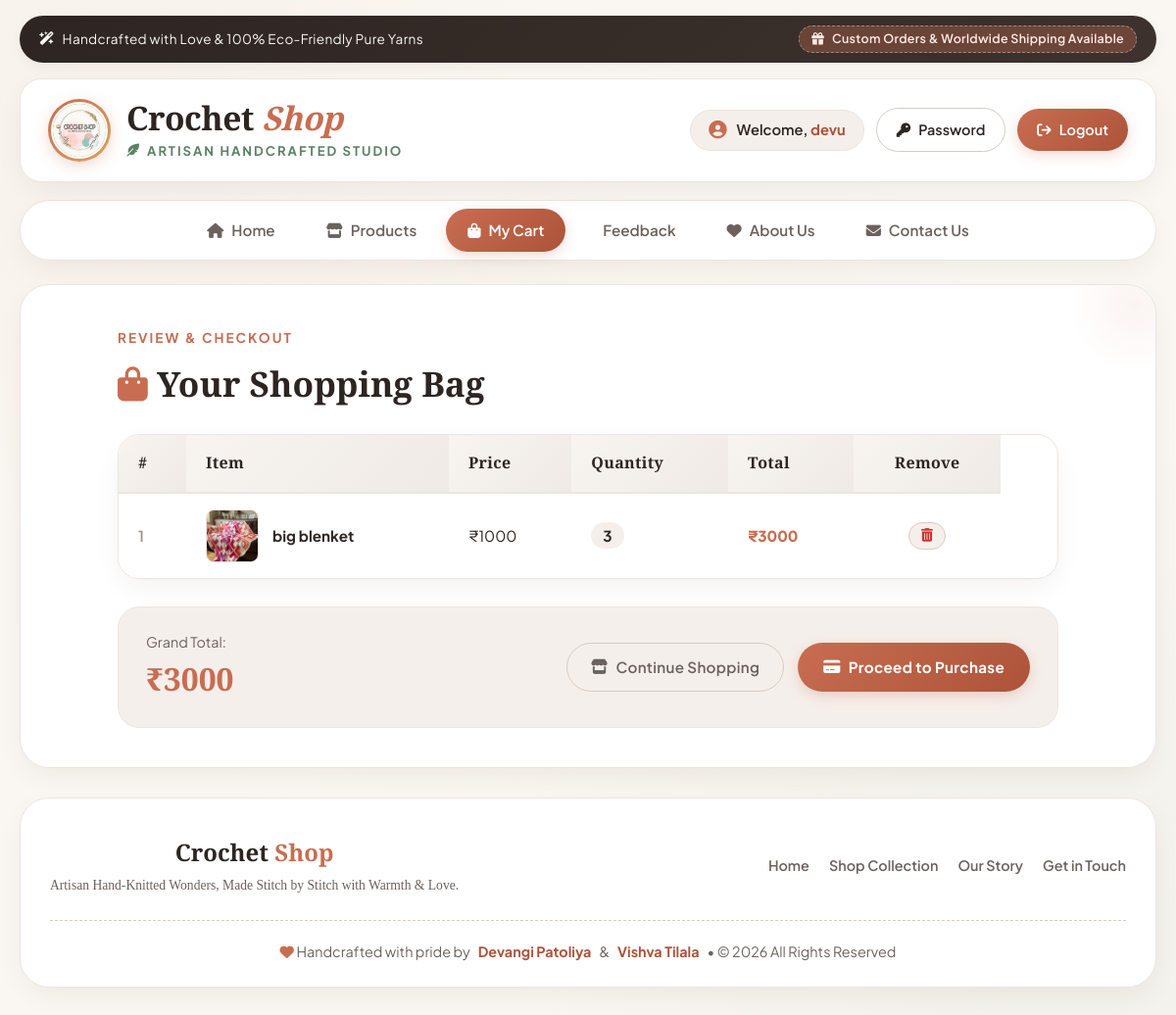
Page /user/index.php?page=procart (signed in) on the committed database.
### tables this page shows
CREATE TABLE `cart_item` (
  `cart_id` int(55) NOT NULL AUTO_INCREMENT,
  `id` int(55) NOT NULL,
  `p_id` int(55) NOT NULL,
  `c_quantity` int(55) NOT NULL,
  `p_detail` text NOT NULL,
  `total` int(50) NOT NULL,
  PRIMARY KEY (`cart_id`)
);

CREATE TABLE `product` (
  `p_id` int(10) NOT NULL AUTO_INCREMENT,
  `c_id` int(10) NOT NULL,
  `p_name` varchar(20) NOT NULL,
  `p_image` varchar(50) NOT NULL,
  `p_price` int(20) NOT NULL,
  `p_quantity` int(20) NOT NULL,
  `p_description` varchar(50) NOT NULL,
  PRIMARY KEY (`p_id`)
);

### user/include/procart.php (the view, shortened to what this page needs)
<?php
	$userId = intval($_SESSION['r_id']);
	$productQuery = "SELECT c.cart_id, p.p_id, p.p_image, p.p_name, p.p_price, c.c_quantity,
					 (p.p_price * c.c_quantity) AS total
					 FROM cart_item c
					 JOIN product p ON c.p_id = p.p_id
					 WHERE c.id = " . $userId;
	$r = mysql_query($productQuery);
?>
<div class="cart-container" style="max-width:960px; margin:0 auto;">
	<div class="section-header" style="text-align:left; margin-bottom:24px;">
		<span class="section-subtitle">Review &amp; Checkout</span>
		<h2 class="section-title"><i class="fa-solid fa-bag-shopping" style="color:var(--primary);"></i> Your Shopping Bag</h2>
	</div>
	<?php
		if($r && mysql_num_rows($r) > 0) {
			$total = 0;
			$lastPid = 0;
			$i = 1;
	?>
	<div style="background:#FFFFFF; border-radius:var(--radius-lg); border:1px solid var(--border-light); overflow:hidden; box-shadow:var(--shadow-card); margin-bottom:28px;">
		<table style="margin:0; box-shadow:none; border-radius:0;">
			<thead>
				<tr>
					<th>#</th>
					<th>Item</th>
					<th>Price</th>
					<th>Quantity</th>
					<th>Total</th>
					<th style="text-align:center;">Remove</th>
				</tr>
			</thead>
			<tbody>
				<?php
					while($row = mysql_fetch_array($r)) {
						$pid = $row['p_id'];
						$lastPid = $pid;
						$itemTotal = $row['p_price'] * $row['c_quantity'];
						$total += $itemTotal;
				?>
				<tr>
					<td style="color:var(--text-muted); font-weight:600;"><?php echo $i; ?></td>
					<td>
						<div style="display:flex; align-items:center; gap:14px;">
							<img src="../uploadfile/<?php echo $row['p_image']; ?>" alt="<?php echo htmlspecialchars($row['p_name']); ?>" style="width:54px; height:54px; border-radius:var(--radius-sm); object-fit:cover; border:1px solid var(--border-light);" onerror="this.onerror=null; this.src='upload/28.png';">
							<span style="font-weight:700; color:var(--text-primary);"><?php echo htmlspecialchars($row['p_name']); ?></span>
						</div>
					</td>
					<td>₹<?php echo $row['p_price']; ?></td>
					<td>
						<span style="background:var(--bg-subtle); padding:4px 12px; border-radius:var(--radius-full); font-weight:700;">
							<?php echo $row['c_quantity']; ?>
						</span>
					</td>
					<td style="font-weight:800; color:var(--primary);">₹<?php echo $itemTotal; ?></td>
					<td style="text-align:center;">
						<a href="action/cartdel.php?p_id=<?php echo $pid; ?>" onclick="return f2();" class="btn btn-secondary" style="padding:6px 12px; font-size:0.85rem; color:#D32F2F !important;" title="Remove Item">
							<i class="fa-solid fa-trash-can"></i>
						</a>
					</td>
				</tr>
				<?php
						$i++;
					}
				?>
			</tbody>
		</table>
	</div>
	<div style="display:flex; justify-content:space-between; align-items:center; flex-wrap:wrap; gap:20px; background:var(--bg-subtle); padding:24px 28px; border-radius:var(--radius-lg); border:1px solid var(--border-light);">
		<div>
			<span style="font-size:0.9rem; color:var(--text-secondary); display:block;">Grand Total:</span>
			<span style="font-family:var(--font-heading); font-size:2rem; font-weight:800; color:var(--primary);">₹<?php echo $total; ?></span>
		</div>
		<div style="display:flex; gap:14px; flex-wrap:wrap;">
			<a href="index.php?page=gallary" class="btn btn-secondary">
				<i class="fa-solid fa-store"></i> Continue Shopping
			</a>
			<a href="index.php?page=billform&p_id=<?php echo $lastPid; ?>&total=<?php echo $total; ?>" class="btn">
				<i class="fa-solid fa-credit-card"></i> Proceed to Purchase
			</a>
		</div>
	</div>
	<?php
		}
	?>
</div>

### user/css/css.css (style rules this page uses)
:root { --primary: #C86D51; --primary-dark: #AC5339; --primary-light: #F7EAE5; --primary-glow: rgba(200, 109, 81, 0.25); --secondary: #5B8266; --secondary-dark: #466750; --secondary-light: #EBF2ED; --accent-gold: #DDA15E; --accent-sand: #BC6C25; --accent-blush: #F4ACB7; --bg-page: #FAF7F2; --bg-surface: #FFFFFF; --bg-card: #FFFFFF; --bg-subtle: #F5EFEB; --text-primary: #2D2522; --text-secondary: #6B625E; --text-muted: #9C938E; --text-inverted: #FFFFFF; --border-light: #ECE5DE; --border-stitch: #D8CCC0; --border-hover: #C86D51; --font-heading: 'Playfair Display', Georgia, serif; --font-body: 'Plus Jakarta Sans', -apple-system, BlinkMacSystemFont, "Segoe UI", Roboto, sans-serif; --font-hand: 'Caveat', cursive; --radius-sm: 8px; --radius-md: 14px; --radius-lg: 22px; --radius-xl: 30px; --radius-full: 9999px; --shadow-subtle: 0 4px 14px rgba(60, 40, 30, 0.05); --shadow-card: 0 10px 30px -6px rgba(60, 40, 30, 0.08); --shadow-hover: 0 20px 40px -8px rgba(200, 109, 81, 0.18); --shadow-float: 0 25px 50px -12px rgba(60, 40, 30, 0.15); --transition: all 0.3s cubic-bezier(0.25, 0.8, 0.25, 1); }
*, *::before, *::after { box-sizing: border-box; margin: 0; padding: 0; }
html { scroll-behavior: smooth; font-size: 16px; }
body { font-family: var(--font-body); color: var(--text-primary); background-color: var(--bg-page); background-image: radial-gradient(circle at 10% 10%, rgba(200, 109, 81, 0.04) 0%, transparent 40%), radial-gradient(circle at 90% 90%, rgba(91, 130, 102, 0.05) 0%, transparent 40%), radial-gradient(circle at 50% 50%, rgba(221, 161, 94, 0.03) 0%, transparent 60%); background-attachment: fixed; line-height: 1.6; min-height: 100vh; overflow-x: hidden; -webkit-font-smoothing: antialiased; }
a { color: var(--primary); text-decoration: none; transition: var(--transition); font-family: inherit; }
table, table[border], table[frame] { border: none !important; border-collapse: separate !important; border-spacing: 0 !important; width: 100%; max-width: 900px; margin: 20px auto; background: #FFFFFF; border-radius: var(--radius-md); box-shadow: var(--shadow-subtle); overflow: hidden; }
table tr { transition: var(--transition); }
table th { background: linear-gradient(135deg, #F8F4F0 0%, #EFEAE5 100%); color: var(--text-primary); font-family: var(--font-heading); font-weight: 700; font-size: 1rem; padding: 16px 20px; text-align: left; border-bottom: 2px solid var(--border-light); letter-spacing: 0.3px; }
table td { padding: 16px 20px; border-bottom: 1px solid var(--border-light); color: var(--text-primary); font-size: 0.95rem; vertical-align: middle; }
table tr:last-child td { border-bottom: none; }
.btn, button, input[type="submit"], .button { display: inline-flex; align-items: center; justify-content: center; gap: 8px; background: linear-gradient(135deg, var(--primary) 0%, var(--primary-dark) 100%); color: #FFFFFF !important; padding: 12px 26px; border-radius: var(--radius-full); border: none; font-family: var(--font-body); font-size: 0.95rem; font-weight: 700; cursor: pointer; box-shadow: 0 4px 14px var(--primary-glow); transition: var(--transition); text-decoration: none !important; letter-spacing: 0.3px; }
input[type="reset"], .btn-secondary { background: var(--bg-subtle); color: var(--text-secondary) !important; border: 1.5px solid var(--border-stitch) !important; box-shadow: none !important; padding: 12px 24px; border-radius: var(--radius-full); font-family: var(--font-body); font-size: 0.95rem; font-weight: 600; cursor: pointer; transition: var(--transition); }
.section-header { text-align: center; margin-bottom: 35px; }
.section-subtitle { font-size: 0.85rem; text-transform: uppercase; letter-spacing: 2px; color: var(--primary); font-weight: 700; }
.section-title { font-family: var(--font-heading); font-size: 2.2rem; color: var(--text-primary); font-weight: 800; margin-top: 6px; }

### rows in the picture
cart_item: p.p_image (picture), p.p_name "big blenket", p.p_price "1000", c_quantity "3", itemTotal "3000"

### other values in the picture
$_SESSION['r_username'] "devu"
$total "3000"
